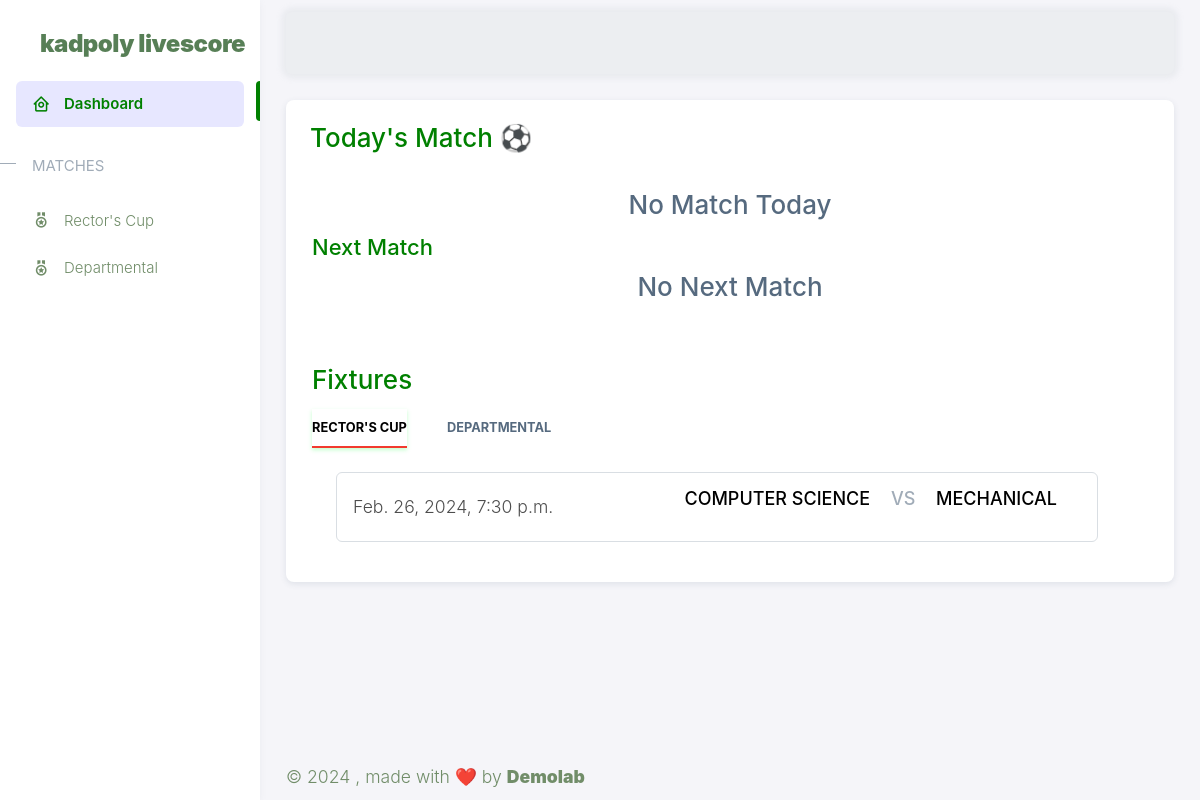
The page / on the database its author committed.
### scores_fixtures/models.py (models this page shows, shortened)
class Fixture(models.Model):
    tournament = models.ForeignKey(Tournament, on_delete=models.CASCADE)
    home_team = models.ForeignKey(Team, related_name='home_team', on_delete=models.CASCADE)
    away_team = models.ForeignKey(Team, related_name='away_team', on_delete=models.CASCADE)
    match_date_time = models.DateTimeField()

### tournament/models.py (models this page shows, shortened)
class Team(models.Model):
    team_id = models.UUIDField(default=uuid.uuid4, primary_key=True, unique=True)
    deptName = models.OneToOneField(Department, on_delete=models.CASCADE)
    coach = models.CharField(max_length=30)
    tournaments = models.ManyToManyField(Tournament, related_name='tournaments', blank=True)
    def __str__(self):
        return self.deptName.deptName

class Department(models.Model):
    deptName = models.CharField(max_length=50, unique=True)

### scores_fixtures/views.py (the view)
# urls.py: path('', HomeViewL.as_view(), name='index'),
class HomeViewL(View):
    def get(self, request):
        context = {}
        current_date = date.today()
        fixture_date = Fixture.objects.filter(match_date_time__date=current_date)
        print(f"path: {request.path}")
        context['today_match'] = Match.objects.filter(fixture__in=fixture_date)
        context['next_match'] = Match.objects.filter(fixture__match_date_time__date__gt=current_date).first()
        context["rector_fixture"] = Fixture.objects.filter(tournament__name="rector_cup")
        context["dept_fixture"] = Fixture.objects.filter(tournament__name="departmental")
        context['ended'] = Match.objects.filter(status__in=['postponed', 'FT'])
        try:
            match = Match.objects.get(fixture__match_date_time__date=current_date)
            context['match_time'] = match.time
        except Match.DoesNotExist:
            return render(request, "scores_fixtures/index.html", context=context)
        if request.htmx:
            return render(request, "utils/match_card.html", context)
        else:
            return render(request, "scores_fixtures/index.html", context=context)

### templates/scores_fixtures/index.html (shortened to what this page needs)
{% extends 'base.html' %}
{% load static %}
{% block head %}{% include 'utils/head.html' %}{% endblock head %}
{% block body %}
    <div class="layout-wrapper layout-content-navbar">
      <div class="layout-container">
        {% block aside %}{% include 'utils/aside.html' %}{% endblock aside %}
        <div class="layout-page">
          {% include 'utils/nav.html' %}
          <div class="content-wrapper">
            <div class="container-xxl flex-grow-1 container-p-y">
              <div class="row">
                <div class="col-lg-12 mb-4 order-0">
                  <div class="card">
                    <div class="d-flex align-items-end row">
                      <div class="col-sm-7">
                        <div class="card-body">
                          <h3 class="card-title text-primary">Today's Match ⚽</h3>
                        </div>
                      </div>
                    </div>
                      <div class="container">
                        <div class="row">
                          <div class="col-md-12">
                            {% if today_match %}
                              {% include 'utils/match_card.html' %}
                            {% else %}
                                <p class="text-dark text-center h3"><span class="h3">No Match Today</span></p>
                            {% endif %}
                            <h4 class="card-title text-primary">Next Match</h4>
                            <div class="row mb-5">
                              <div class="col-md-12">
                                {% if next_match %}
                                  <div class="border mb-3 rounded d-block d-lg-flex align-items-center p-3 next-match">
                                      <div class="mr-auto order-md-1 w-60 text-center text-lg-left mb-3 mb-lg-0">
                                        {{next_match.fixture.match_date_time}}
                                        <div id="date-countdown"></div>
                                      </div>
                                      <div class="ml-auto pr-4 order-md-2">
                                        <div class="h5 text-black text-uppercase text-center text-lg-left">
                                          <div class="d-block d-md-inline-block mb-3 mb-lg-0">
                                            <span class="d-block d-md-inline-block ml-0 ml-md-3 ml-lg-0">{{next_match.fixture.home_team}} </span>
                                          </div>
                                          <span class="text-muted mx-3 text-normal mb-3 mb-lg-0 d-block d-md-inline ">vs</span>
                                          <div class="d-block d-md-inline-block">
                                            <span class="d-block d-md-inline-block ml-0 ml-md-3 ml-lg-0">{{next_match.fixture.away_team}}</span>
                                          </div>
                                        </div>
                                      </div>
                                  </div>
                                {% else %}
                                  <p class="text-dark text-center h3"><span class="h3">No Next Match</span></p>
                                {% endif %}
                              </div>
                            </div>
                          </div>
                          <div class="row">
                            <div class="col-md-12">
                              <h3 class="card-title text-primary">Fixtures</h3>
                              <div class="site-block-tab">
                                <ul class="nav nav-pills" id="pills-tab" role="tablist">
                                  <li class="nav-item">
                                    <a class="nav-link active" id="pills-home-tab" data-toggle="pill" href="#pills-rector" role="tab" aria-controls="pills-home" aria-selected="true">Rector's Cup</a>
                                  </li>
                                  <li class="nav-item">
                                    <a class="nav-link" id="pills-profile-tab" data-toggle="pill" href="#pills-profile" role="tab" aria-controls="pills-profile" aria-selected="false">Departmental</a>
                                  </li>
                                </ul>
                                <div class="tab-content" id="pills-tabContent">
                                  <div class="tab-pane fade show active" id="pills-rector" role="tabpanel" aria-labelledby="pills-home-tab">
                                  {% if rector_fixture %}
                                    <div class="row align-items-center">
                                      <div class="col-md-12">
                                          {% for rector in rector_fixture %}
                                            <div class="row">
                                              <div class="col-md-12">
                                                <div class="border mb-3 rounded d-block d-lg-flex align-items-center p-3 next-match">
                                                  <div class="mr-auto order-md-1 w-60 text-center text-lg-left mb-3 mb-lg-0">
                                                    {{rector.match_date_time}}
                                                  </div>
                                                  <div class="ml-auto pr-4 order-md-2">
                                                    <div class="h5 text-black text-uppercase text-center text-lg-left">
                                                      <div class="d-block d-md-inline-block mb-3 mb-lg-0">
                                                        <span class="d-block d-md-inline-block ml-0 ml-md-3 ml-lg-0">{{rector.home_team}} </span>
                                                      </div>
                                                      <span class="text-muted mx-3 text-normal mb-3 mb-lg-0 d-block d-md-inline ">vs</span>
                                                      <div class="d-block d-md-inline-block">
                                                        <span class="d-block d-md-inline-block ml-0 ml-md-3 ml-lg-0">{{rector.away_team}}</span>
                                                      </div>
                                                    </div>
                                                  </div>
                                                </div>
                                              </div>
                                            </div>
                                          {% endfor %}
                                        </div>
                                      </div>
                                    {% endif %}
                                  </div>
                                </div>
                              </div>
                            </div>
                          </div>
                        </div>
                      </div>
                  </div>
                </div>
              </div>
            </div>
            {% include 'utils/footer.html' %}
          </div>
        </div>
      </div>
    </div>
{% endblock body %}

### static/assets/css/style.css (style rules this page uses)
body { line-height: 1.7; color: #4d4d4d; font-weight: 300; font-size: 1.1rem; }
a { -webkit-transition: .3s all ease; -o-transition: .3s all ease; transition: .3s all ease; }
.text-black { color: #000 !important; }
.site-block-tab .nav-item { text-transform: uppercase; font-size: 0.8rem; margin: 0 20px; }
.site-block-tab .nav-item:first-child { margin-left: 0 !important; }
.site-block-tab .nav-item > a { padding-left: 0 !important; background: none !important; padding-right: 0 !important; border-bottom: 2px solid transparent; border-radius: 0 !important; font-weight: bold; color: #cccccc; }
.site-block-tab .nav-item > a:hover, .site-block-tab .nav-item > a.active { border-bottom: 2px solid #f23a2e; color: #000; }

### static/assets/css/demo.css (style rules this page uses)
h3 { color: red; }

### rows shown on the page
Fixture: match_date_time "Feb. 26, 2024, 7:30 p.m.", home_team "COMPUTER SCIENCE", away_team "MECHANICAL"
